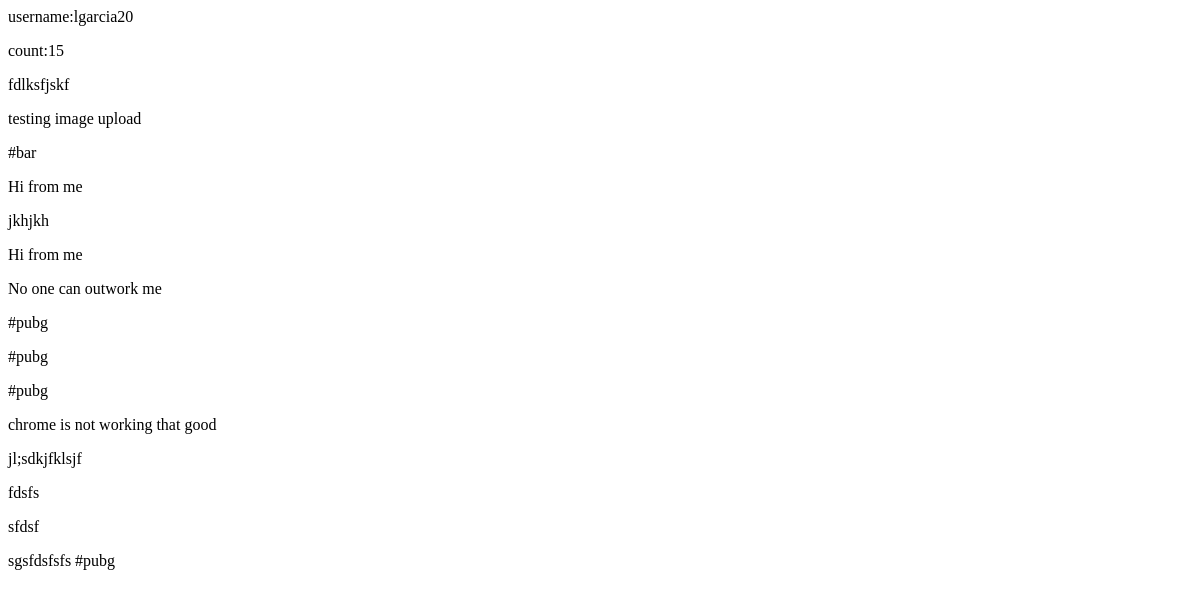
Page /dashboard/profile/ (signed in) on the earlier database version.
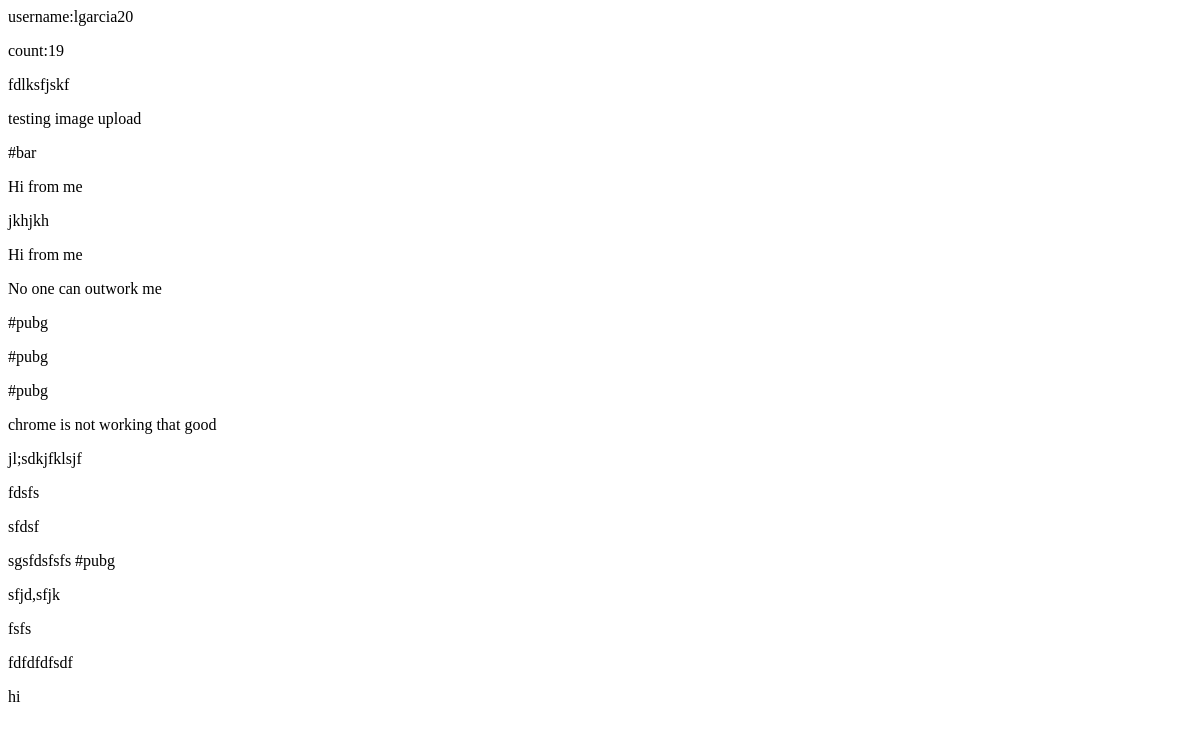
Same page on the later database version.
### main/models.py (models this page shows, shortened)
class TrendingMessage(models.Model):
    user=models.ForeignKey(User,null=True,on_delete=models.CASCADE)
    content=models.TextField()
    image=models.ImageField(null=True,blank=True,upload_to="images/")
    likes=models.IntegerField(null=True,default=0)
    userLiked=models.ManyToManyField(User,related_name='user_like')
    view_count=models.IntegerField(null=True,default=0)
    viewed=models.ManyToManyField(User,related_name='viewed')
    hashtags=models.ManyToManyField('Hashtag')
    date_added = models.DateTimeField(auto_now_add=True,null=True)
    parent_message = models.ForeignKey('self', null=True, blank=True, on_delete=models.CASCADE, related_name='replies')
    class Meta:
        ordering = ('-date_added',)

### main/views.py (the view)
# urls.py: path("dashboard/profile/",views.dashboard,name="dashboard"),
def dashboard(request):
    user = request.user
    trendingmessages = TrendingMessage.objects.filter(
        user=user, parent_message=None
    ).order_by("date_added")
    trendingmessagescount = len(trendingmessages)
    return render(
        request,
        "main/dashboard.html",
        {
            "user":user,
            "trendingmessagescount": trendingmessagescount,
            "trendingmessages": trendingmessages,
        },
    )

### main/templates/main/dashboard.html
<p>username:{{user.username}}</p>
<p>count:{{trendingmessagescount}}</p>
{% for m in trendingmessages %}
<p>{{m.content}}</p>
{% endfor %}

Differences in the rows shown:
added TrendingMessage: content "sfjd,sfjk"
added TrendingMessage: content "fsfs"
added TrendingMessage: content "fdfdfdfsdf"
added TrendingMessage: content "hi"
Other differences:
{{ trendingmessagescount }}: "15" → "19"
